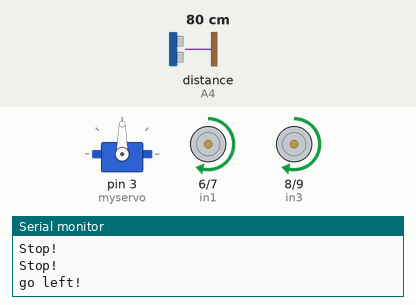
Bench run of a sketch on a simulated Arduino Uno, built with avr-gcc and run on an emulated ATmega328P. On the bench: servo, motor-driver pin pairs drawn as motors (green arrow = first pin HIGH = forward, orange = second pin HIGH = backward, longer = more drive, scaled by the enable pin), the last lines printed to the serial monitor. Wiring (inferred from the names in the program): ultrasonic range finder: trigger A5; echo A4. The test bench sets the inputs (shaded band); at power-on: distance to the obstacle (sensor on A4) 80 cm. The echo pulse lasts 58.3 µs per cm.

Above: at 1.47 s.
1.5 s: distance to the obstacle (sensor on A4) set to 75 cm
At 3.1 s:
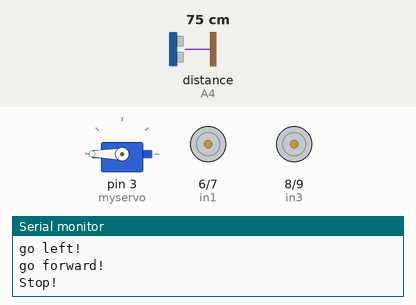
4.9 s: distance to the obstacle (sensor on A4) set to 23 cm
At 6.0 s:
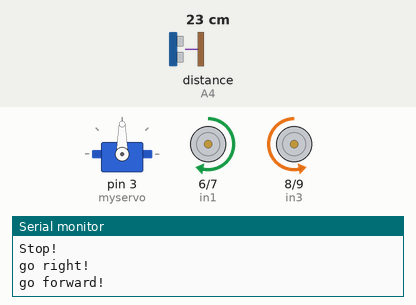
8.3 s: distance to the obstacle (sensor on A4) set to 19 cm
At 8.67 s:
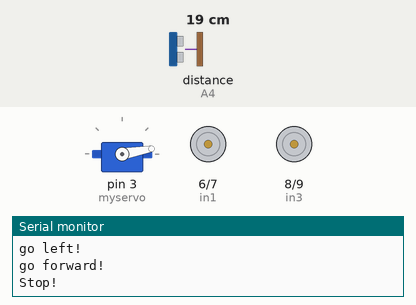
11.7 s: distance to the obstacle (sensor on A4) set to 2 cm
15.1 s: distance to the obstacle (sensor on A4) set to 35 cm
Timing chart, 0 to 19.5 s (numbered marks = the images above; inputs shaded):
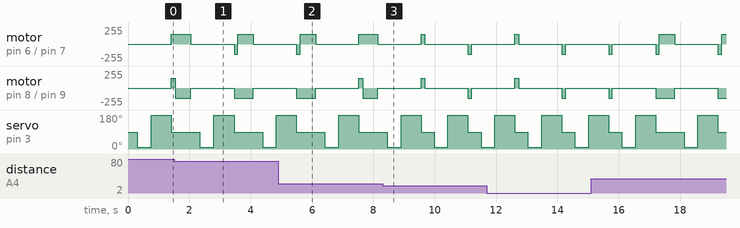

The sketch:

carAlongWall.ino
```cpp
#include <Servo.h> //servo library
Servo myservo;     // create servo object to control servo
int Echo = A4;
int Trig = A5;
int in1 = 6;
int in2 = 7;
int in3 = 8;
int in4 = 9;
int ENA = 5;
int ENB = 11;
int ABS = 150;
int rightDistance = 0, leftDistance = 0, middleDistance = 0;
int index = 0, angle = 10;

void _mForward()
{
    analogWrite(ENA, ABS);
    analogWrite(ENB, ABS);
    digitalWrite(in1, HIGH); //digital output
    digitalWrite(in2, LOW);
    digitalWrite(in3, LOW);
    digitalWrite(in4, HIGH);
    Serial.println("go forward!");
}

void _mBack()
{
    analogWrite(ENA, ABS);
    analogWrite(ENB, ABS);
    digitalWrite(in1, LOW);
    digitalWrite(in2, HIGH);
    digitalWrite(in3, HIGH);
    digitalWrite(in4, LOW);
    Serial.println("go back!");
}

void _mleft()
{
    analogWrite(ENA, ABS);
    analogWrite(ENB, ABS);
    digitalWrite(in1, HIGH);
    digitalWrite(in2, LOW);
    digitalWrite(in3, HIGH);
    digitalWrite(in4, LOW);
    Serial.println("go left!");
}

void _mright()
{
    analogWrite(ENA, ABS);
    analogWrite(ENB, ABS);
    digitalWrite(in1, LOW);
    digitalWrite(in2, HIGH);
    digitalWrite(in3, LOW);
    digitalWrite(in4, HIGH);
    Serial.println("go right!");
}
void _mStop()
{
    digitalWrite(ENA, LOW);
    digitalWrite(ENB, LOW);
    Serial.println("Stop!");
}
/*Ultrasonic distance measurement Sub function*/
int Distance_test()
{
    digitalWrite(Trig, LOW);
    delayMicroseconds(2);
    digitalWrite(Trig, HIGH);
    delayMicroseconds(20);
    digitalWrite(Trig, LOW);
    float Fdistance = pulseIn(Echo, HIGH);
    Fdistance = Fdistance / 58;
    return (int)Fdistance;
}

void setup()
{
    myservo.attach(3); // attach servo on pin 3 to servo object
    Serial.begin(9600);
    pinMode(Echo, INPUT);
    pinMode(Trig, OUTPUT);
    pinMode(in1, OUTPUT);
    pinMode(in2, OUTPUT);
    pinMode(in3, OUTPUT);
    pinMode(in4, OUTPUT);
    pinMode(ENA, OUTPUT);
    pinMode(ENB, OUTPUT);
    _mStop();
}

void loop()
{
    _mStop();
    myservo.write(90); //setservo position according to scaled value
    delay(300);
    middleDistance = Distance_test();

#ifdef send
    Serial.print("middleDistance=");
    Serial.println(middleDistance);
#endif

    myservo.write(10); //10°-180°
    delay(300);
    rightDistance = Distance_test();
    delay(150);
    myservo.write(90);

#ifdef send
    Serial.print("rightDistance=");
    Serial.println(rightDistance);
#endif

    myservo.write(180);
    delay(500);
    leftDistance = Distance_test();
    delay(150);
    myservo.write(90);


#ifdef send
    Serial.print("leftDistance=");
    Serial.println(leftDistance);
#endif

    if (rightDistance < leftDistance) {
        angle = 10;
        if (rightDistance < index) {
            _mleft();
            delay(125);
        } else {
            _mright();
            delay(125);
        }
        index = rightDistance;
    }
    else {
        angle = 180;
        if (leftDistance < index) {
            _mright();
            delay(125);
        } else {
            _mleft();
            delay(125);
        }
        index = leftDistance;
    }

    if (middleDistance <= 20)
    {
        _mStop();
    }
    else
    {
        _mForward();
        delay(500);
    }
}
```

Measured:
- the behaviour switches between 80 and 79 cm on distance to the obstacle (sensor on A4) (found by bisection; images 0 and 1)
- the behaviour switches between 21 and 20 cm on distance to the obstacle (sensor on A4) (found by bisection; images 2 and 3)
